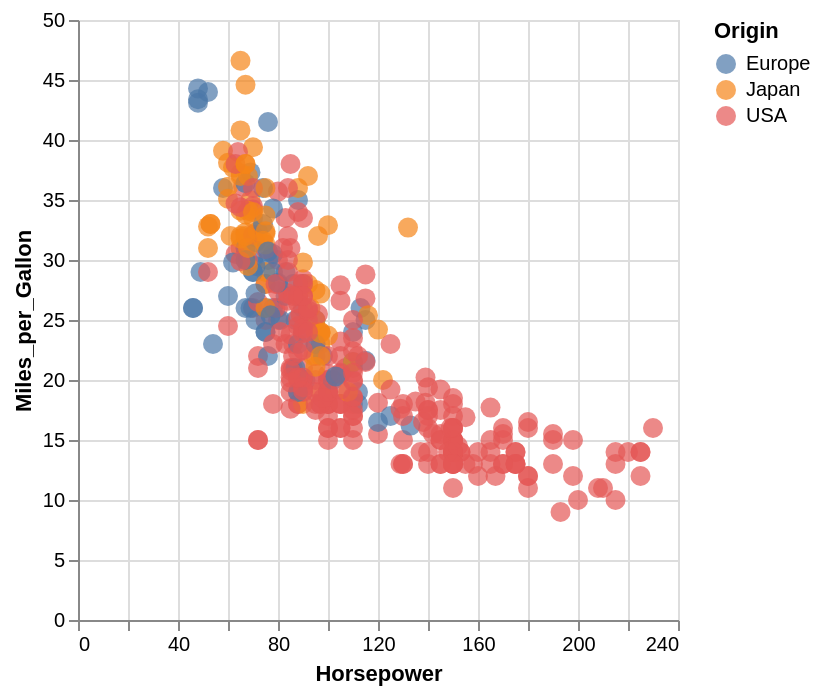

Describe this chart as a Vega-Lite specification.
### Vega-Lite specification from a JSON file in a GitHub repository (floating-point values rounded to 4 significant figures; data arrays with more than 128 entries replaced by an {"elided": "..."} marker saying what was removed)
{"$schema": "https://vega.github.io/schema/vega-lite/v4.json", "data": {"values": {"elided": "406 records"}}, "transform": [{"calculate": "year(datum.Year)", "as": "Year"}], "selection": {"CylYr": {"type": "single", "fields": ["Cylinders", "Year"], "bind": {"Cylinders": {"input": "range", "min": 3, "max": 8, "step": 1}, "Year": {"input": "range", "min": 1969, "max": 1981, "step": 1}}}}, "mark": "circle", "encoding": {"x": {"field": "Horsepower", "type": "quantitative"}, "y": {"field": "Miles_per_Gallon", "type": "quantitative"}, "color": {"condition": {"selection": "CylYr", "field": "Origin", "type": "nominal"}, "value": "grey"}, "size": {"condition": {"selection": "CylYr", "value": 100}, "value": 50}}}
